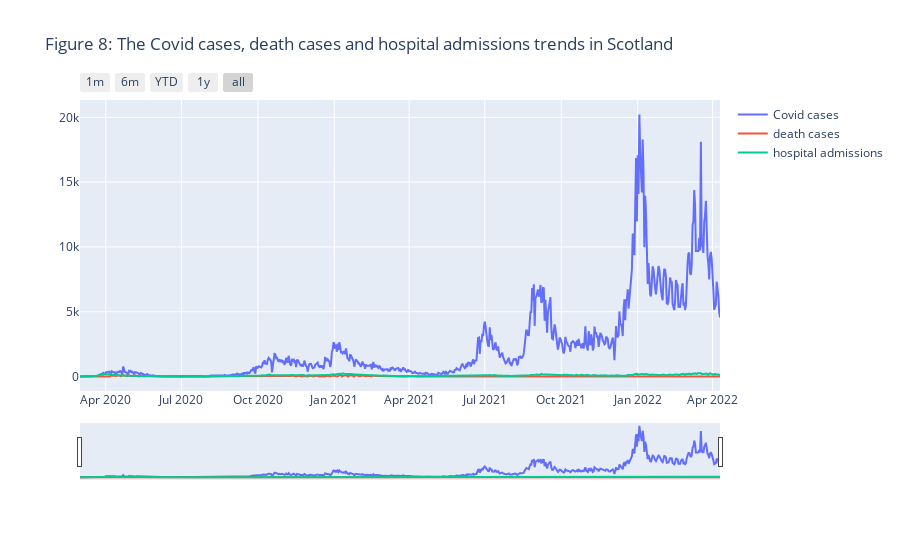

Notebook cell for this chart:
### Code cell
# Create figure 8
fig = go.Figure()
fig.add_trace(
    go.Scatter(x=list(plot12.Date), y=list(plot12.case),name="Covid cases"))
fig.add_trace(
    go.Scatter(x=list(plot12.Date), y=list(plot12.death),name="death cases"))
fig.add_trace(
    go.Scatter(x=list(plot12.Date), y=list(plot12.HospitalAdmissions),name="hospital admissions"))
    
fig.update_layout(
    title_text="Figure 8: The Covid cases, death cases and hospital admissions trends in Scotland"
)
slide_controls()
fig.show()

### Figure 1 — Plotly figure (JSON) as saved in the notebook; plotly's stock layout.template omitted (floating-point values rounded to 4 significant figures; data arrays with more than 128 entries replaced by an {"elided": "..."} marker saying what was removed)
{"data": [{"name": "Covid cases", "type": "scatter", "x": {"elided": "770 str values"}, "y": {"elided": "770 float values"}}, {"name": "death cases", "type": "scatter", "x": {"elided": "770 str values"}, "y": {"elided": "770 int values"}}, {"name": "hospital admissions", "type": "scatter", "x": {"elided": "770 str values"}, "y": {"elided": "770 int values"}}], "layout": {"title": {"text": "Figure 8: The Covid cases, death cases and hospital admissions trends in Scotland"}, "xaxis": {"rangeselector": {"buttons": [{"count": 1, "label": "1m", "step": "month", "stepmode": "backward"}, {"count": 6, "label": "6m", "step": "month", "stepmode": "backward"}, {"count": 1, "label": "YTD", "step": "year", "stepmode": "todate"}, {"count": 1, "label": "1y", "step": "year", "stepmode": "backward"}, {"step": "all"}]}, "rangeslider": {"visible": true}, "type": "date"}}}
